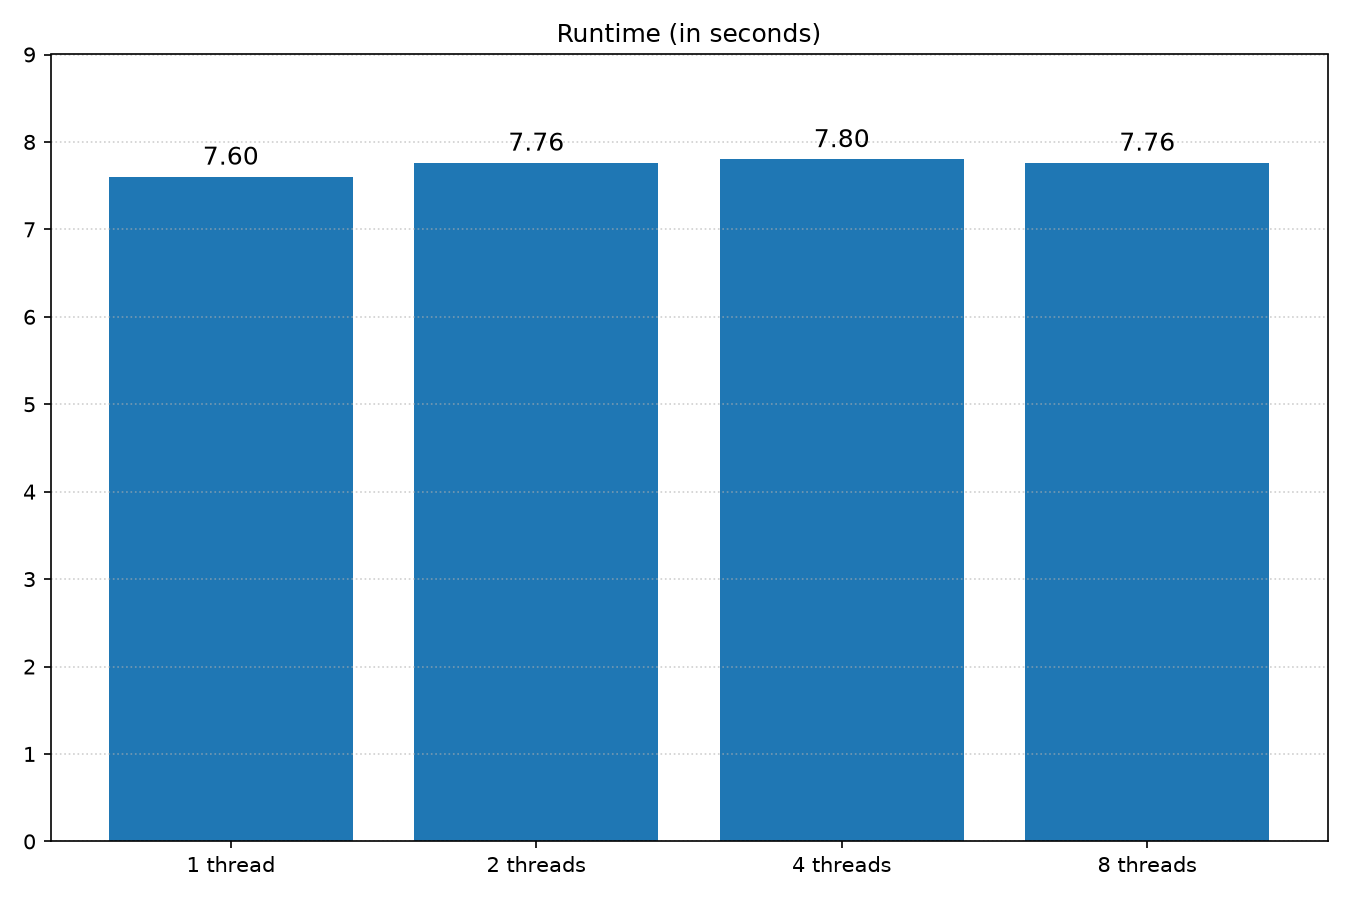

Write the Python code that produced this figure.
import matplotlib.pyplot as plt

labels = ["1 thread", "2 threads", "4 threads", "8 threads"]
values = [7.60, 7.76, 7.8, 7.76]
color = "#1f77b4"

fig, ax = plt.subplots(figsize=(9, 6))

bars = ax.bar(labels, values, color=color)
ax.bar_label(bars, fmt="%.2f", padding=3, fontsize=12)

ax.set_title("Runtime (in seconds)")
ax.set_ylim(0, 9)
ax.grid(True, axis="y", linestyle=":", alpha=0.6)

fig.tight_layout()
plt.savefig("threads_runtime.png", dpi=150)
